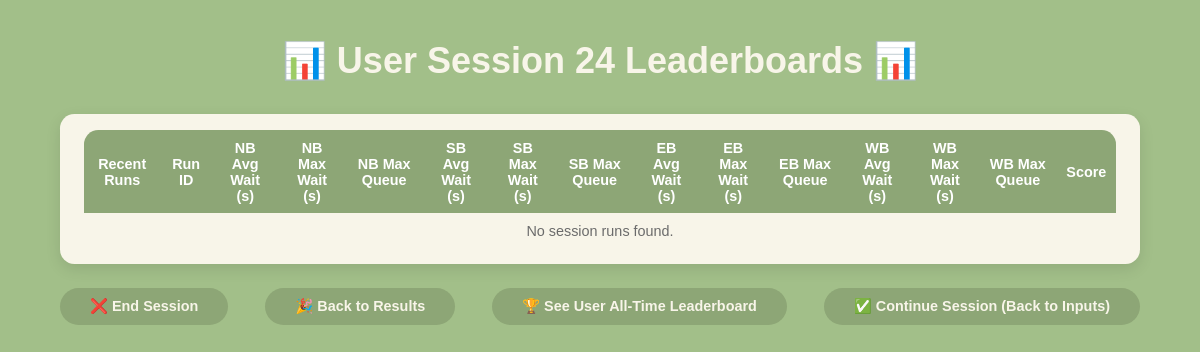
The page /session_leaderboard?session_id=24 on the database as committed earlier.
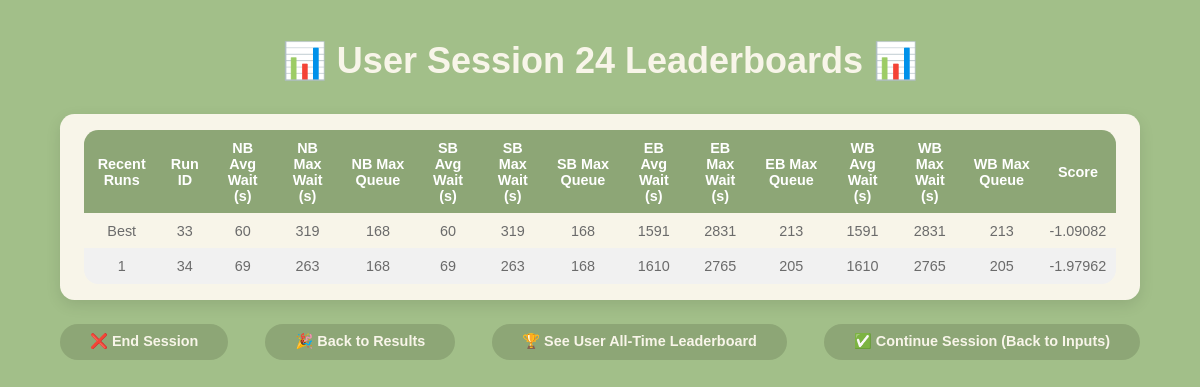
The same page on the database as committed later.
### models.py (models this page shows, shortened)
class LeaderboardResult(db.Model):
    __tablename__ = 'leaderboard_results'
    id = db.Column(db.Integer, primary_key=True, autoincrement=True)
    run_id = db.Column(db.Integer, db.ForeignKey('configurations.run_id'), nullable=False)
    session_id = db.Column(db.Integer, db.ForeignKey('sessions.id'), nullable=False)
    avg_wait_time_north = db.Column(db.Float, nullable=False)
    max_wait_time_north = db.Column(db.Float, nullable=False)
    max_queue_length_north = db.Column(db.Integer, nullable=False)
    avg_wait_time_south = db.Column(db.Float, nullable=False)
    max_wait_time_south = db.Column(db.Float, nullable=False)
    max_queue_length_south = db.Column(db.Integer, nullable=False)
    avg_wait_time_east = db.Column(db.Float, nullable=False)
    max_wait_time_east = db.Column(db.Float, nullable=False)
    max_queue_length_east = db.Column(db.Integer, nullable=False)
    avg_wait_time_west = db.Column(db.Float, nullable=False)
    max_wait_time_west = db.Column(db.Float, nullable=False)
    max_queue_length_west = db.Column(db.Integer, nullable=False)

### app.py (the view)
@app.route('/session_leaderboard')
def session_leaderboard_page():
    session_id = request.args.get('session_id', type=int)
    if not session_id:
        active_session = Session.query.filter_by(active=True).order_by(Session.id.desc()).first()
        session_id = active_session.id if active_session else None
    runs = get_recent_runs_with_scores(session_id) if session_id else []
    print(get_all_time_best_configurations())
    return render_template('session_leaderboard.html', runs=runs, session_id=session_id)

### templates/session_leaderboard.html (shortened to what this page needs)
<!DOCTYPE html>
<html lang="en">
<head>
</head>
<body>
    <div class="header">
        <h1>📊 User Session {{ session_id }} Leaderboards 📊</h1>
    </div>
    <div class="leaderboard-container">
        <table>
            <thead>
                <tr>
                    <th>Recent Runs</th>
                    <th>Run ID</th>
                    <th>NB Avg Wait (s)</th>
                    <th>NB Max Wait (s)</th>
                    <th>NB Max Queue</th>
                    <th>SB Avg Wait (s)</th>
                    <th>SB Max Wait (s)</th>
                    <th>SB Max Queue</th>
                    <th>EB Avg Wait (s)</th>
                    <th>EB Max Wait (s)</th>
                    <th>EB Max Queue</th>
                    <th>WB Avg Wait (s)</th>
                    <th>WB Max Wait (s)</th>
                    <th>WB Max Queue</th>
                    <th>Score</th>
                </tr>
            </thead>
            <tbody>
                {% if runs and runs|length > 0 %}
                    {% for run in runs %}
                    <tr onclick="handleRowClick(this)">
                        <td>
                            {% if loop.first %}
                                Best
                            {% else %}
                                {{ loop.index0 }}
                            {% endif %}
                        </td>
                        <td>{{ run.run_id }}</td>
                        <td>{{ run.nb_avg_wait|round|int }}</td>
                        <td>{{ run.nb_max_wait|round|int }}</td>
                        <td>{{ run.nb_max_queue|round|int }}</td>
                        <td>{{ run.sb_avg_wait|round|int }}</td>
                        <td>{{ run.sb_max_wait|round|int }}</td>
                        <td>{{ run.sb_max_queue|round|int }}</td>
                        <td>{{ run.eb_avg_wait|round|int }}</td>
                        <td>{{ run.eb_max_wait|round|int }}</td>
                        <td>{{ run.eb_max_queue|round|int }}</td>
                        <td>{{ run.wb_avg_wait|round|int }}</td>
                        <td>{{ run.wb_max_wait|round|int }}</td>
                        <td>{{ run.wb_max_queue|round|int }}</td>
                        <td>{{ run.score|round(5) }}</td>
                    </tr>
                    {% endfor %}
                {% else %}
                    <tr>
                        <td colspan="15">No session runs found.</td>
                    </tr>
                {% endif %}
            </tbody>
        </table>
    </div>
    <div class="nav-container">
        <a class="nav-button" id="endBtn" href="/index">❌ End Session</a>
        <a class="res-button" id="results" href="/back_to_results">🎉 Back to Results</a>
        <a href="/leaderboards">🏆 See User All-Time Leaderboard</a>
        <a class="nav-button" id="backBtn" href="/parameters">✅ Continue Session (Back to Inputs)</a>
    </div>
</body>
</html>

Rows that differ between the two databases and show on the page:
added LeaderboardResult: shows "Best", run_id "33", nb_avg_wait "60", nb_max_wait "319", nb_max_queue "168", sb_avg_wait "60", sb_max_wait "319", sb_max_queue "168", eb_avg_wait "1591", eb_max_wait "2831", eb_max_queue "213", wb_avg_wait "1591", wb_max_wait "2831", wb_max_queue "213", score "-1.09082"
added LeaderboardResult: run_id "34", nb_avg_wait "69", nb_max_wait "263", nb_max_queue "168", sb_avg_wait "69", sb_max_wait "263", sb_max_queue "168", eb_avg_wait "1610", eb_max_wait "2765", eb_max_queue "205", wb_avg_wait "1610", wb_max_wait "2765", wb_max_queue "205", score "-1.97962"
Other text that changed with them:
text no longer shown: "No session runs found."
